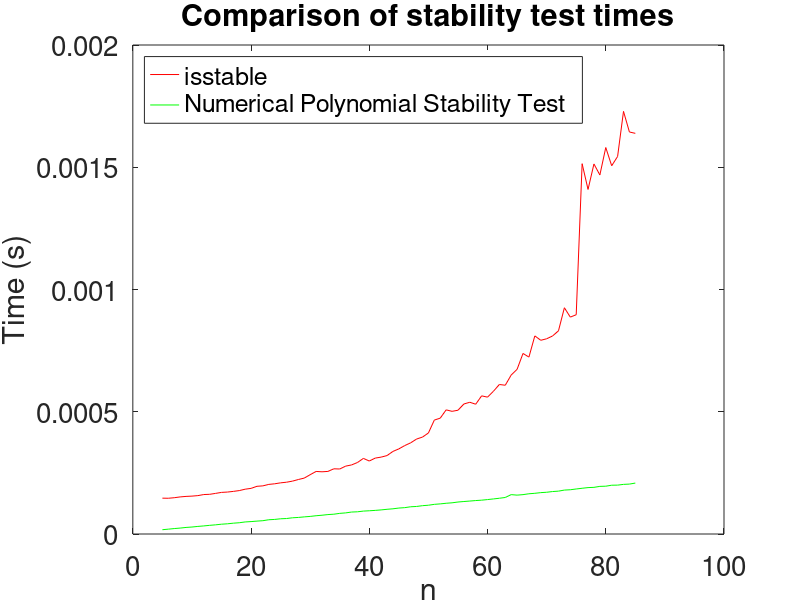

This chart was generated by the following MATLAB code:
%%
close all; clear all; clc;
% %% Execute for 5, 15, 25, 35, 45
% % Create vectors for storing results
% syms s
% counter = 1;
% time_inbuilt_means = zeros(1,5);
% time_poly_means = zeros(1,5);
% time_poly_numerical_means = zeros(1,5);
% numIters = 100000;
% 
% for j = 5:10:45   
%     time_inbuilt = zeros(1,numIters);
%     time_poly = zeros(1,numIters);
%     time_poly_numerical = zeros(1,numIters);
%     symb = (s+1)^(j);
%     cd = sym2poly(symb);
%     cn = ones(1,length(cd)-1);
%     for i = 1:numIters
%         tic
%         inbuiltResult = isstable(tf(cn,cd));
%         time_inbuilt(i) = toc;
%         tic
%         polyResult = PolynomialStabilityTest(cd,cn);
%         time_poly(i) = toc;
%         tic
%         polyNumericalResult = PolynomialNumericalStabilityTest(cd,cn);
%         time_poly_numerical(i) = toc;
%     end
%     time_inbuilt_means(counter) = mean(time_inbuilt(10:end));
%     time_poly_means(counter) = mean(time_poly(10:end));
%     time_poly_numerical_means(counter) = mean(time_poly_numerical(10:end));
%     counter = counter + 1;
% end

%% Execute for entire range (5-45)
% syms s
% counter = 1;
% time_inbuilt_means = zeros(1,41);
% time_poly_means = zeros(1,41);
% time_poly_numerical_means = zeros(1,41);
% numIters = 100000;
% 
% for j = 5:1:45   
%     time_inbuilt = zeros(1,numIters);
%     time_poly = zeros(1,numIters);
%     time_poly_numerical = zeros(1,numIters);
%     symb = (s+1)^(j);
%     cd = sym2poly(symb);
%     cn = ones(1,length(cd)-1);
%     for i = 1:numIters
%         tic
%         inbuiltResult = isstable(tf(cn,cd));
%         time_inbuilt(i) = toc;
%         tic
%         polyResult = PolynomialStabilityTest(cd,cn);
%         time_poly(i) = toc;
%         tic
%         polyNumericalResult = PolynomialNumericalStabilityTest(cd,cn);
%         time_poly_numerical(i) = toc;
%     end
%     time_inbuilt_means(counter) = mean(time_inbuilt(10:end));
%     time_poly_means(counter) = mean(time_poly(10:end));
%     time_poly_numerical_means(counter) = mean(time_poly_numerical(10:end));
%     counter = counter + 1;
% end
% 
% %%
% figure;
% plot(5:45, time_inbuilt_means, 'r')
% hold on;
% plot(5:45, time_poly_means, 'b')
% plot(5:45, time_poly_numerical_means, 'g')
% legend("isstable", "Symbolic Polynomial Stability Test", "Numerical Polynomial Stability Test", 'Location', 'northwest')
% xlabel("n"); ylabel("Time (s)");
% title("Comparison of stability test times")
% set(gca, "FontSize", 20)

%% Larger range (only numerical version)
% syms s
% counter = 1;
% time_inbuilt_means = zeros(1,41);
% time_poly_numerical_means = zeros(1,41);
% numIters = 100000;
% 
% for j = 5:1:85  
%     time_inbuilt = zeros(1,numIters);
%     time_poly_numerical = zeros(1,numIters);
%     symb = (s+1)^(j);
%     cd = sym2poly(symb);
%     cn = ones(1,length(cd)-1);
%     for i = 1:numIters
%         tic
%         inbuiltResult = isstable(tf(cn,cd));
%         time_inbuilt(i) = toc;
%         tic
%         polyNumericalResult = PolynomialNumericalStabilityTest(cd,cn);
%         time_poly_numerical(i) = toc;
%     end
%     time_inbuilt_means(counter) = mean(time_inbuilt(10:end));
%     time_poly_numerical_means(counter) = mean(time_poly_numerical(10:end));
%     counter = counter + 1;
% end
% 
% %%
% figure;
% plot(5:85, time_inbuilt_means, 'r')
% hold on;
% plot(5:85, time_poly_numerical_means, 'g')
% legend("isstable", "Numerical Polynomial Stability Test", 'Location', 'northwest')
% xlabel("n"); ylabel("Time (s)");
% title("Comparison of stability test times")
% set(gca, "FontSize", 20)

%%
% load("isstable_results_UpTo45.mat")
% figure;
% plot(5:45, time_inbuilt_means, 'r')
% hold on;
% plot(5:45, time_poly_means, 'b')
% plot(5:45, time_poly_numerical_means, 'g')
% legend("isstable", "Symbolic Polynomial Stability Test", "Numerical Polynomial Stability Test", 'Location', 'northwest')
% xlabel("n"); ylabel("Time (s)");
% title("Comparison of stability test times")
% set(gca, "FontSize", 20)
% 
% time_inbuilt_means(1:10:41)

%%
load("isstable_results_UpTo85.mat")
figure;
plot(5:85, time_inbuilt_means, 'r')
hold on;
plot(5:85, time_poly_numerical_means, 'g')
legend("isstable", "Numerical Polynomial Stability Test", 'Location', 'northwest')
xlabel("n"); ylabel("Time (s)");
title("Comparison of stability test times")
set(gca, "FontSize", 20)